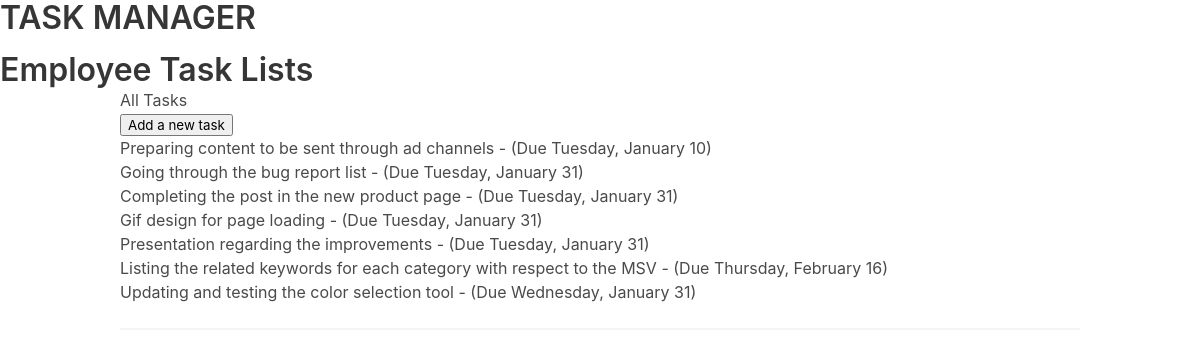
The app's page /, older data.
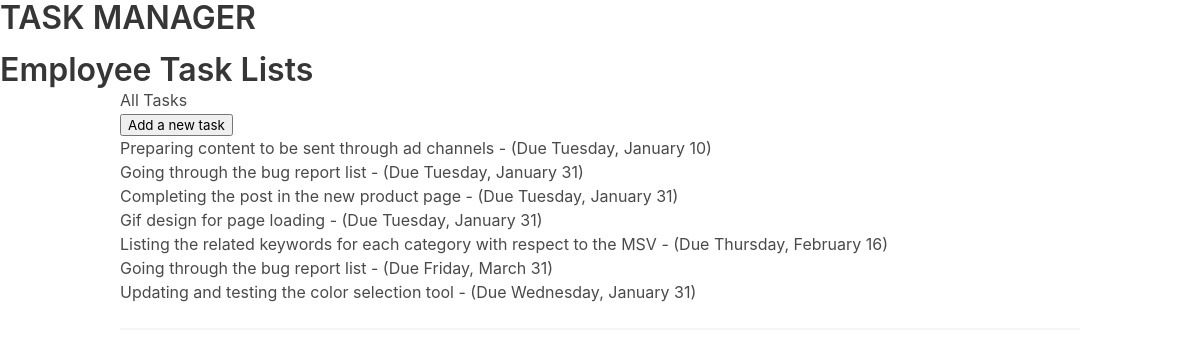
The same page, newer data.
### task_app/models.py (models this page shows, shortened)
class TaskItem(models.Model):
    title = models.CharField(max_length=100)
    description = models.TextField(null=True, blank=True)
    created_date = models.DateTimeField(auto_now_add=True)
    start_date = models.DateTimeField(default=timezone.now)
    due_date = models.DateTimeField(default=one_week_hence)
    class Meta:
        ordering = ["due_date"]

### task_app/views.py (the view)
# urls.py: path("", views.ItemListView.as_view(), name="index"),
class ItemListView(ListView):
    model = TaskItem
    template_name = "task_app/index.html"

### task_app/templates/task_app/index.html (shortened to what this page needs)
{% extends "base.html" %}
{% block content %}
{% if object_list %}
<h3>All Tasks</h3>
{% endif %}
<p>
            <input
                value="Add a new task"
                type="button"
                onclick="location.href='{% url "task-add" %}'"/>
</p>
<ul>
    {% for task in object_list %}
    <li >
        <div>
            <div
                    role="button"
                    onclick="location.href=
                        '{% url "item-update" task.id %}'">
                    {{ task.title }} -
                    (Due {{ task.due_date | date:"l, F j" }})
            </div>
        </div>
    </li>
    {% endfor %}
</ul>
<hr>
{% endblock %}

Row changes from the older to the newer data that the page shows:
removed TaskItem: title "Presentation regarding the improvements", due_date "Tuesday, January 31"
added TaskItem: title "Going through the bug report list", due_date "Friday, March 31"
